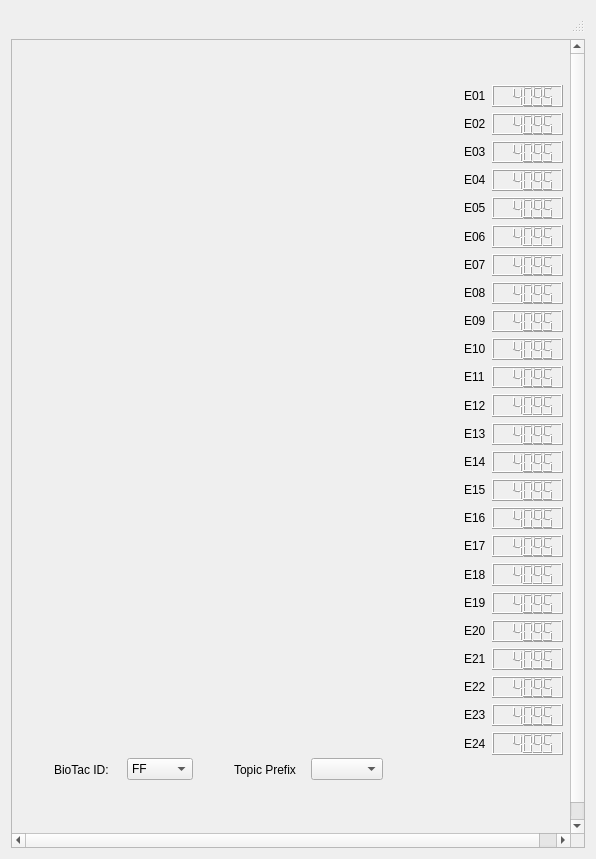
<?xml version="1.0" encoding="UTF-8"?>
<ui version="4.0">
 <class>BioTacGuiWindow</class>
 <widget class="QWidget" name="BioTacGuiWindow">
  <property name="geometry">
   <rect>
    <x>0</x>
    <y>0</y>
    <width>596</width>
    <height>859</height>
   </rect>
  </property>
  <property name="font">
   <font>
    <kerning>true</kerning>
   </font>
  </property>
  <property name="windowTitle">
   <string>ROS BioTac GUI</string>
  </property>
  <layout class="QVBoxLayout" name="verticalLayout">
   <item>
    <widget class="QStatusBar" name="statusBar"/>
   </item>
   <item>
    <widget class="QScrollArea" name="scrollArea">
     <property name="verticalScrollBarPolicy">
      <enum>Qt::ScrollBarAsNeeded</enum>
     </property>
     <property name="horizontalScrollBarPolicy">
      <enum>Qt::ScrollBarAsNeeded</enum>
     </property>
     <property name="widgetResizable">
      <bool>false</bool>
     </property>
     <widget class="QWidget" name="scrollAreaWidgetContents">
      <property name="geometry">
       <rect>
        <x>0</x>
        <y>0</y>
        <width>576</width>
        <height>811</height>
       </rect>
      </property>
      <layout class="QVBoxLayout" name="verticalLayout_2">
       <item>
        <widget class="QToolBar" name="mainToolBar"/>
       </item>
       <item>
        <widget class="QWidget" name="centralWidget" native="true">
         <property name="layoutDirection">
          <enum>Qt::LeftToRight</enum>
         </property>
         <widget class="QWidget" name="horizontalLayoutWidget">
          <property name="geometry">
           <rect>
            <x>20</x>
            <y>670</y>
            <width>161</width>
            <height>51</height>
           </rect>
          </property>
          <layout class="QHBoxLayout" name="horizontalLayout_26">
           <item>
            <widget class="QLabel" name="label_25">
             <property name="text">
              <string>BioTac ID:</string>
             </property>
            </widget>
           </item>
           <item>
            <widget class="QComboBox" name="btSelect">
             <property name="enabled">
              <bool>true</bool>
             </property>
             <property name="editable">
              <bool>false</bool>
             </property>
             <property name="iconSize">
              <size>
               <width>16</width>
               <height>16</height>
              </size>
             </property>
             <property name="frame">
              <bool>true</bool>
             </property>
             <item>
              <property name="text">
               <string>FF</string>
              </property>
             </item>
             <item>
              <property name="text">
               <string>MF</string>
              </property>
             </item>
             <item>
              <property name="text">
               <string>RF</string>
              </property>
             </item>
             <item>
              <property name="text">
               <string>LF</string>
              </property>
             </item>
             <item>
              <property name="text">
               <string>TH</string>
              </property>
             </item>
            </widget>
           </item>
          </layout>
         </widget>
         <widget class="QWidget" name="horizontalLayoutWidget_2">
          <property name="geometry">
           <rect>
            <x>200</x>
            <y>670</y>
            <width>171</width>
            <height>51</height>
           </rect>
          </property>
          <layout class="QHBoxLayout" name="horizontalLayout_27">
           <item>
            <widget class="QLabel" name="label_26">
             <property name="text">
              <string>Topic Prefix</string>
             </property>
            </widget>
           </item>
           <item>
            <widget class="QComboBox" name="select_prefix">
             <property name="enabled">
              <bool>true</bool>
             </property>
             <property name="iconSize">
              <size>
               <width>16</width>
               <height>16</height>
              </size>
             </property>
             <property name="frame">
              <bool>true</bool>
             </property>
            </widget>
           </item>
          </layout>
         </widget>
         <widget class="QWidget" name="formLayoutWidget">
          <property name="geometry">
           <rect>
            <x>430</x>
            <y>0</y>
            <width>121</width>
            <height>692</height>
           </rect>
          </property>
          <layout class="QFormLayout" name="formLayout">
           <item row="0" column="0">
            <widget class="QLabel" name="label">
             <property name="text">
              <string>E01</string>
             </property>
            </widget>
           </item>
           <item row="0" column="1">
            <widget class="QLCDNumber" name="lcdE01">
             <property name="palette">
              <palette>
               <active>
                <colorrole role="WindowText">
                 <brush brushstyle="SolidPattern">
                  <color alpha="255">
                   <red>0</red>
                   <green>0</green>
                   <blue>0</blue>
                  </color>
                 </brush>
                </colorrole>
               </active>
               <inactive>
                <colorrole role="WindowText">
                 <brush brushstyle="SolidPattern">
                  <color alpha="255">
                   <red>0</red>
                   <green>0</green>
                   <blue>0</blue>
                  </color>
                 </brush>
                </colorrole>
               </inactive>
               <disabled>
                <colorrole role="WindowText">
                 <brush brushstyle="SolidPattern">
                  <color alpha="255">
                   <red>150</red>
                   <green>147</green>
                   <blue>140</blue>
                  </color>
                 </brush>
                </colorrole>
               </disabled>
              </palette>
             </property>
             <property name="font">
              <font>
               <weight>75</weight>
               <bold>true</bold>
              </font>
             </property>
             <property name="intValue" stdset="0">
              <number>4095</number>
             </property>
            </widget>
           </item>
           <item row="1" column="0">
            <widget class="QLabel" name="label_2">
             <property name="text">
              <string>E02</string>
             </property>
            </widget>
           </item>
           <item row="1" column="1">
            <widget class="QLCDNumber" name="lcdE02">
             <property name="intValue" stdset="0">
              <number>4095</number>
             </property>
            </widget>
           </item>
           <item row="2" column="0">
            <widget class="QLabel" name="label_3">
             <property name="text">
              <string>E03</string>
             </property>
            </widget>
           </item>
           <item row="2" column="1">
            <widget class="QLCDNumber" name="lcdE03">
             <property name="intValue" stdset="0">
              <number>4095</number>
             </property>
            </widget>
           </item>
           <item row="3" column="0">
            <widget class="QLabel" name="label_4">
             <property name="text">
              <string>E04</string>
             </property>
            </widget>
           </item>
           <item row="3" column="1">
            <widget class="QLCDNumber" name="lcdE04">
             <property name="intValue" stdset="0">
              <number>4095</number>
             </property>
            </widget>
           </item>
           <item row="4" column="0">
            <widget class="QLabel" name="label_5">
             <property name="text">
              <string>E05</string>
             </property>
            </widget>
           </item>
           <item row="4" column="1">
            <widget class="QLCDNumber" name="lcdE05">
             <property name="intValue" stdset="0">
              <number>4095</number>
             </property>
            </widget>
           </item>
           <item row="5" column="0">
            <widget class="QLabel" name="label_6">
             <property name="text">
              <string>E06</string>
             </property>
            </widget>
           </item>
           <item row="5" column="1">
            <widget class="QLCDNumber" name="lcdE06">
             <property name="intValue" stdset="0">
              <number>4095</number>
             </property>
            </widget>
           </item>
           <item row="6" column="0">
            <widget class="QLabel" name="label_7">
             <property name="text">
              <string>E07</string>
             </property>
            </widget>
           </item>
           <item row="6" column="1">
            <widget class="QLCDNumber" name="lcdE07">
             <property name="intValue" stdset="0">
              <number>4095</number>
             </property>
            </widget>
           </item>
           <item row="7" column="0">
            <widget class="QLabel" name="label_8">
             <property name="text">
              <string>E08</string>
             </property>
            </widget>
           </item>
           <item row="7" column="1">
            <widget class="QLCDNumber" name="lcdE08">
             <property name="intValue" stdset="0">
              <number>4095</number>
             </property>
            </widget>
           </item>
           <item row="8" column="0">
            <widget class="QLabel" name="label_9">
             <property name="text">
              <string>E09</string>
             </property>
            </widget>
           </item>
           <item row="8" column="1">
            <widget class="QLCDNumber" name="lcdE09">
             <property name="intValue" stdset="0">
              <number>4095</number>
             </property>
            </widget>
           </item>
           <item row="9" column="0">
            <widget class="QLabel" name="label_10">
             <property name="text">
              <string>E10</string>
             </property>
            </widget>
           </item>
           <item row="9" column="1">
            <widget class="QLCDNumber" name="lcdE10">
             <property name="intValue" stdset="0">
              <number>4095</number>
             </property>
            </widget>
           </item>
           <item row="10" column="0">
            <widget class="QLabel" name="label_11">
             <property name="text">
              <string>E11</string>
             </property>
            </widget>
           </item>
           <item row="10" column="1">
            <widget class="QLCDNumber" name="lcdE11">
             <property name="intValue" stdset="0">
              <number>4095</number>
             </property>
            </widget>
           </item>
           <item row="11" column="0">
            <widget class="QLabel" name="label_12">
             <property name="text">
              <string>E12</string>
             </property>
            </widget>
           </item>
           <item row="11" column="1">
            <widget class="QLCDNumber" name="lcdE12">
             <property name="intValue" stdset="0">
              <number>4095</number>
             </property>
            </widget>
           </item>
           <item row="12" column="0">
            <widget class="QLabel" name="label_13">
             <property name="text">
              <string>E13</string>
             </property>
            </widget>
           </item>
           <item row="12" column="1">
            <widget class="QLCDNumber" name="lcdE13">
             <property name="intValue" stdset="0">
              <number>4095</number>
             </property>
            </widget>
           </item>
           <item row="13" column="0">
            <widget class="QLabel" name="label_14">
             <property name="text">
              <string>E14</string>
             </property>
            </widget>
           </item>
           <item row="13" column="1">
            <widget class="QLCDNumber" name="lcdE14">
             <property name="intValue" stdset="0">
              <number>4095</number>
             </property>
            </widget>
           </item>
           <item row="14" column="0">
            <widget class="QLabel" name="label_15">
             <property name="text">
              <string>E15</string>
             </property>
            </widget>
           </item>
           <item row="14" column="1">
            <widget class="QLCDNumber" name="lcdE15">
             <property name="intValue" stdset="0">
              <number>4095</number>
             </property>
            </widget>
           </item>
           <item row="15" column="0">
            <widget class="QLabel" name="label_16">
             <property name="text">
              <string>E16</string>
             </property>
            </widget>
           </item>
           <item row="15" column="1">
            <widget class="QLCDNumber" name="lcdE16">
             <property name="intValue" stdset="0">
              <number>4095</number>
             </property>
            </widget>
           </item>
           <item row="16" column="0">
            <widget class="QLabel" name="label_17">
             <property name="text">
              <string>E17</string>
             </property>
            </widget>
           </item>
           <item row="16" column="1">
            <widget class="QLCDNumber" name="lcdE17">
             <property name="intValue" stdset="0">
              <number>4095</number>
             </property>
            </widget>
           </item>
           <item row="17" column="0">
            <widget class="QLabel" name="label_18">
             <property name="text">
              <string>E18</string>
             </property>
            </widget>
           </item>
           <item row="17" column="1">
            <widget class="QLCDNumber" name="lcdE18">
             <property name="intValue" stdset="0">
              <number>4095</number>
             </property>
            </widget>
           </item>
           <item row="18" column="0">
            <widget class="QLabel" name="label_19">
             <property name="text">
              <string>E19</string>
             </property>
            </widget>
           </item>
           <item row="18" column="1">
            <widget class="QLCDNumber" name="lcdE19">
             <property name="intValue" stdset="0">
              <number>4095</number>
             </property>
            </widget>
           </item>
           <item row="19" column="0">
            <widget class="QLabel" name="label_20">
             <property name="text">
              <string>E20</string>
             </property>
            </widget>
           </item>
           <item row="19" column="1">
            <widget class="QLCDNumber" name="lcdE20">
             <property name="intValue" stdset="0">
              <number>4095</number>
             </property>
            </widget>
           </item>
           <item row="20" column="0">
            <widget class="QLabel" name="label_21">
             <property name="text">
              <string>E21</string>
             </property>
            </widget>
           </item>
           <item row="20" column="1">
            <widget class="QLCDNumber" name="lcdE21">
             <property name="intValue" stdset="0">
              <number>4095</number>
             </property>
            </widget>
           </item>
           <item row="21" column="0">
            <widget class="QLabel" name="label_22">
             <property name="text">
              <string>E22</string>
             </property>
            </widget>
           </item>
           <item row="21" column="1">
            <widget class="QLCDNumber" name="lcdE22">
             <property name="intValue" stdset="0">
              <number>4095</number>
             </property>
            </widget>
           </item>
           <item row="22" column="0">
            <widget class="QLabel" name="label_23">
             <property name="text">
              <string>E23</string>
             </property>
            </widget>
           </item>
           <item row="22" column="1">
            <widget class="QLCDNumber" name="lcdE23">
             <property name="intValue" stdset="0">
              <number>4095</number>
             </property>
            </widget>
           </item>
           <item row="23" column="0">
            <widget class="QLabel" name="label_24">
             <property name="text">
              <string>E24</string>
             </property>
            </widget>
           </item>
           <item row="23" column="1">
            <widget class="QLCDNumber" name="lcdE24">
             <property name="intValue" stdset="0">
              <number>4095</number>
             </property>
            </widget>
           </item>
          </layout>
         </widget>
        </widget>
       </item>
      </layout>
     </widget>
    </widget>
   </item>
  </layout>
 </widget>
 <layoutdefault spacing="6" margin="11"/>
 <resources/>
 <connections/>
</ui>
